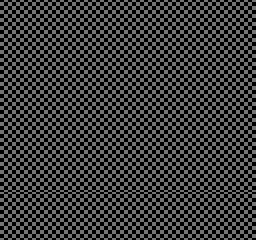

A level layout from a 2D game, rendered from its tile map. Below: a short description, then the map file with its tile-grid data intact:
An orthogonal 16x15 tile map with 16x16 px tiles, 1 tile layer (ShoeBox Tile Grab).

<map version="1.2" tiledversion="1.2.4" orientation="orthogonal" renderorder="right-down" width="16" height="15" tilewidth="16" tileheight="16" infinite="0" nextlayerid="2" nextobjectid="1">
 <tileset firstgid="1" name="frame_0002_bank.png" tilewidth="16" tileheight="16" tilecount="11" columns="11">
  <image source="frame_0002_bank.png" width="176" height="16" />
 </tileset>
 <layer id="1" name="ShoeBox Tile Grab" width="16" height="15">
  <data encoding="csv">
1,1,1,1,1,1,1,1,1,1,1,1,1,1,1,1,
1,1,1,1,1,1,1,1,1,1,1,1,1,1,1,1,
1,1,1,1,1,1,1,1,1,1,1,1,1,1,1,1,
1,1,1,1,1,1,1,1,1,1,1,1,1,1,1,1,
1,1,1,1,1,1,1,1,1,1,1,1,1,1,1,1,
1,1,1,1,1,1,1,1,1,1,1,1,1,1,1,1,
1,1,1,1,1,1,1,1,1,1,1,1,1,1,1,1,
1,1,1,1,1,1,1,1,1,1,1,1,1,1,1,1,
1,1,1,1,1,1,1,1,1,1,1,1,1,1,1,1,
1,1,1,1,1,1,1,1,1,1,1,1,1,1,1,1,
1,1,1,1,1,1,1,1,1,1,1,1,1,1,1,1,
1,1,1,1,1,1,1,1,1,1,1,1,1,1,1,1,
2,2,2,2,2,2,2,2,2,2,2,2,2,2,2,2,
2,2,2,2,2,2,2,2,2,2,2,2,2,2,2,2,
2,2,2,2,2,2,2,2,2,2,2,2,2,2,2,2
</data>
 </layer>
</map>
